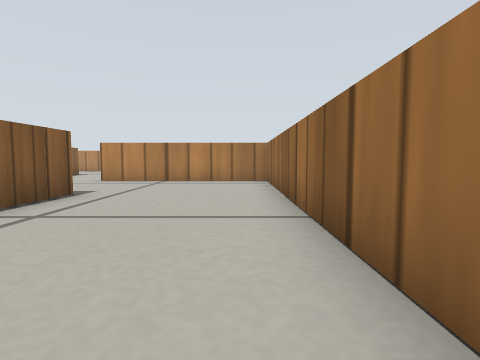
view 1 (above)

21 first-person views from a walk through a world built for the Gazebo simulator. The camera is 0.14 m above the floor, tilts 4° down and sees 80° across. The floor is counted in squares, 0.2 m on a side. Each view is taken from the middle of a square. On the plan, view 1 faces up. The plan holds only what a view shows up to about 10 squares ahead; the rest is blank. The robots in the file are not drawn. Gazebo's built-in surfaces are drawn with simple patterns.

view 2
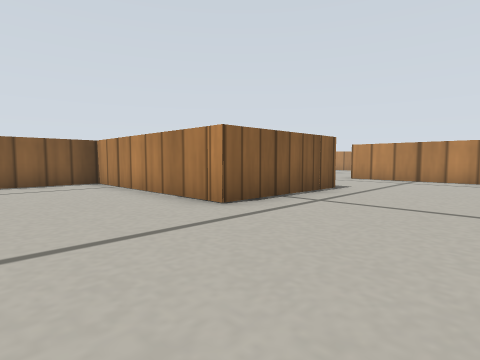

view 3
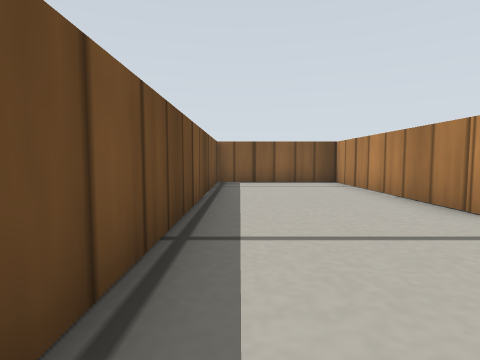

view 4
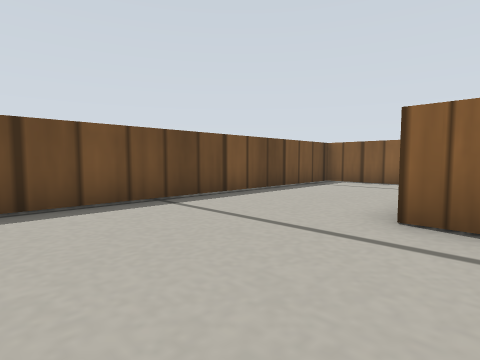

view 5
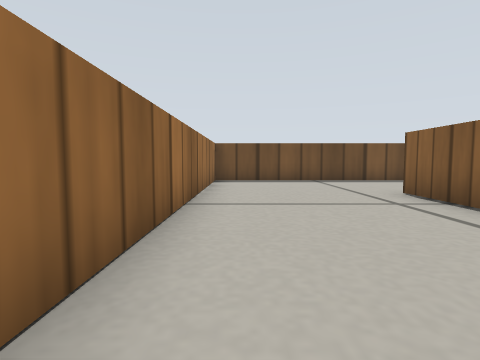

view 6
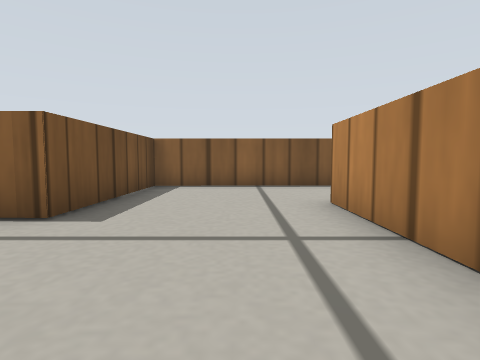

view 7
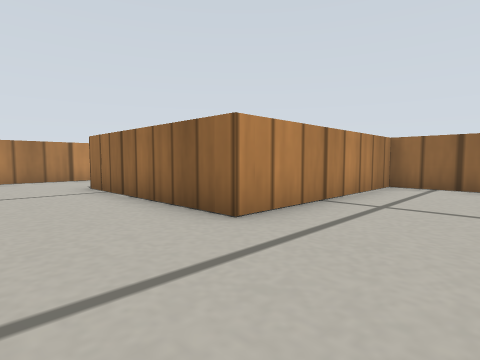

view 8
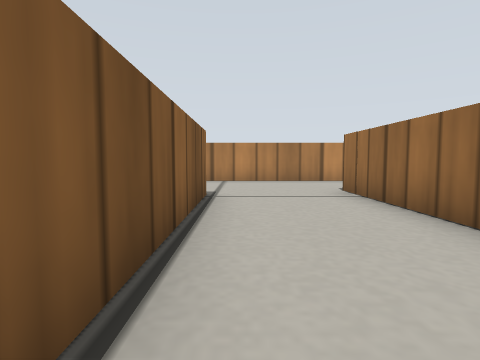

view 9
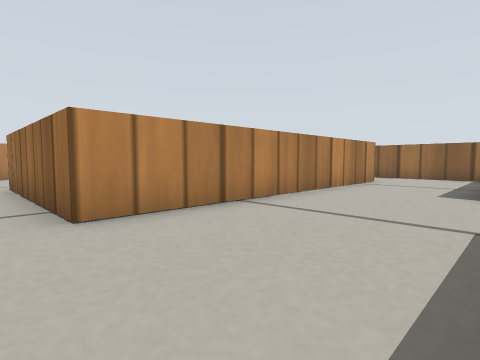

view 10
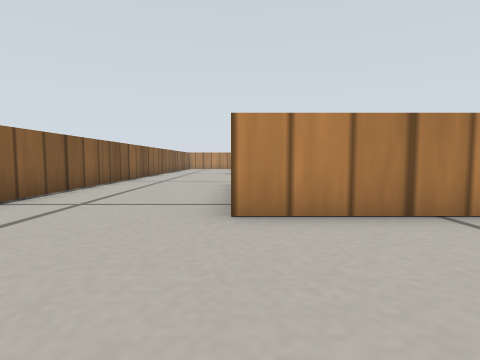

view 11
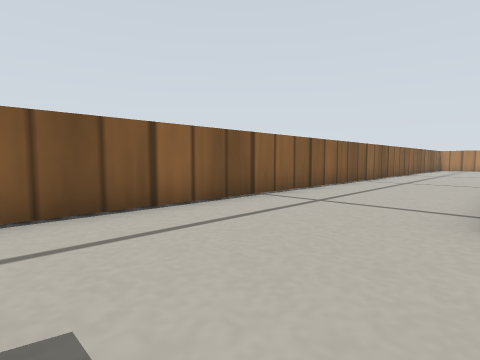

view 12
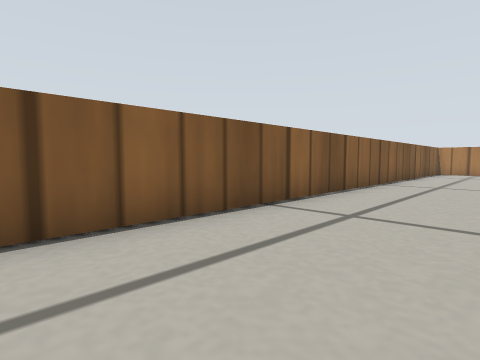

view 13
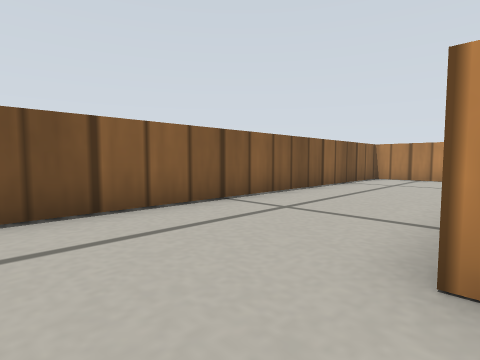

view 14
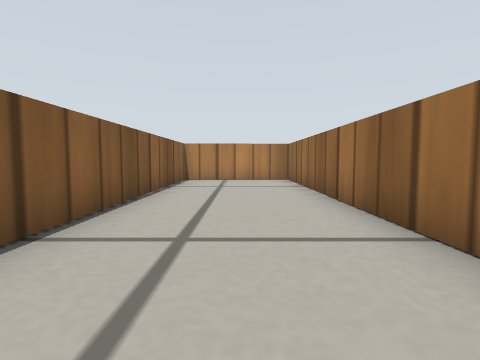

view 15
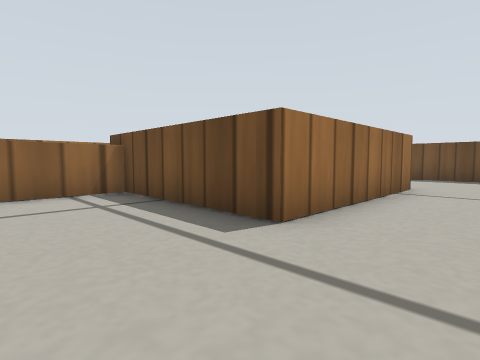

view 16
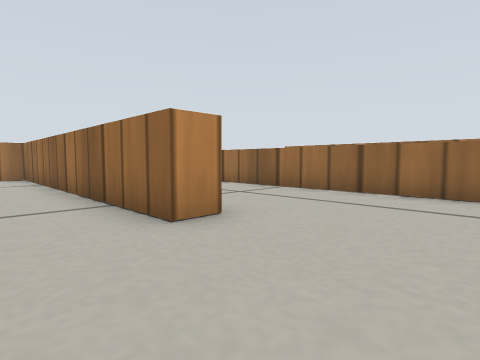

view 17
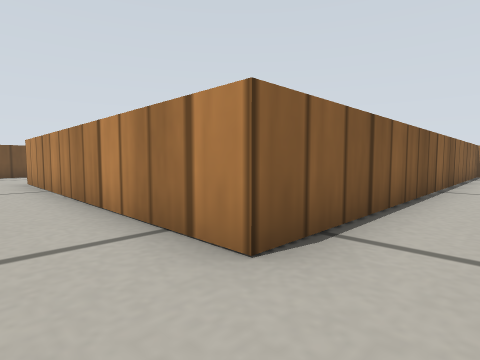

view 18
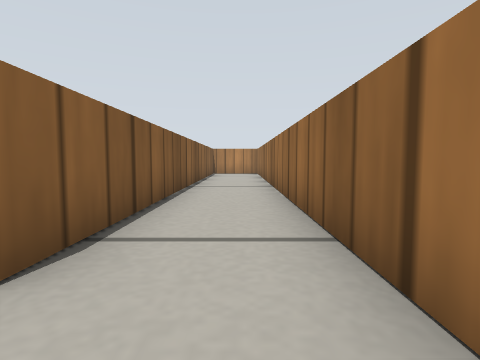

view 19
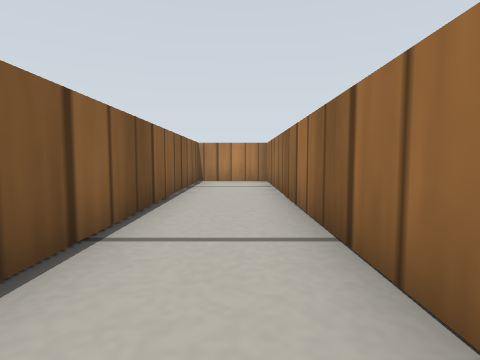

view 20
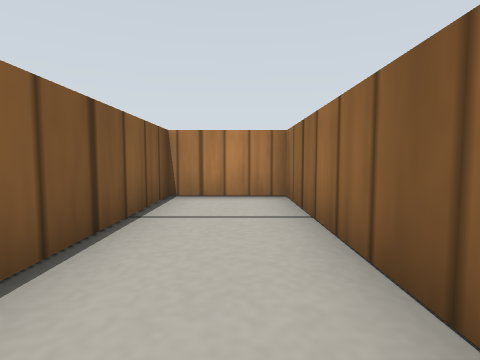

view 21
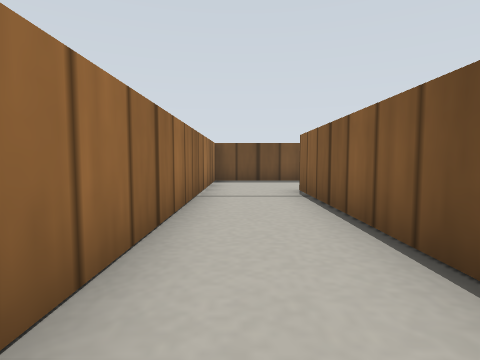

### Floor plan
Ten units are one square. View 1 is at (0, 0); x grows to the right and y downward. Boxes are objects, and circles mark ways between rooms. Rooms are numbered by the first view taken in them; rooms with no view inside come last. Other rooms are left out.
<svg viewBox="-144 -365 158 387">
<path fill="none" stroke="#000" d="M-44 -57 -34 -57 -34 -20 -89 -20 -89 17 8 17 8 -95 -46 -95M-77 -137 -76 -57 -44 -57M-110 -136 -91 -136M-20 -145 8 -145 9 -305 -14 -305 -14 -175 -101 -175 -101 -225M-46 -95 -47 -145M-95 -268 -103 -268 -103 -360 -139 -359 -139 -143"/>
<circle cx="-40" cy="-80" r="3" fill="#2a7"/>
<text x="-30" y="-30">1</text>
<text x="-80" y="-170">2</text>
</svg>
Room 1 opens to room 2.

Where each view was taken, in squares from view 1:
view 1: 0 up, 0 right, facing up
view 2: 1 down, 0 right, facing up-left
view 3: 1 down, 0 right, facing left
view 4: 3 up, 0 right, facing down-left
view 5: 8 up, 0 right, facing down
view 6: 8 up, 0 right, facing left
view 7: 7 up, 7 left, facing up-right
view 8: 8 up, 7 left, facing up
view 9: 14 up, 11 left, facing up-right
view 10: 14 up, 10 left, facing up
view 11: 14 up, 10 left, facing up-left
view 12: 20 up, 11 left, facing up-left
view 13: 25 up, 10 left, facing up-left
view 14: 26 up, 12 left, facing up
view 15: 25 up, 12 left, facing down-right
view 16: 24 up, 12 left, facing up-right
view 17: 16 up, 0 right, facing up-left
view 18: 16 up, 0 right, facing up
view 19: 21 up, 0 right, facing up
view 20: 25 up, 0 right, facing up
view 21: 24 up, 0 right, facing down
